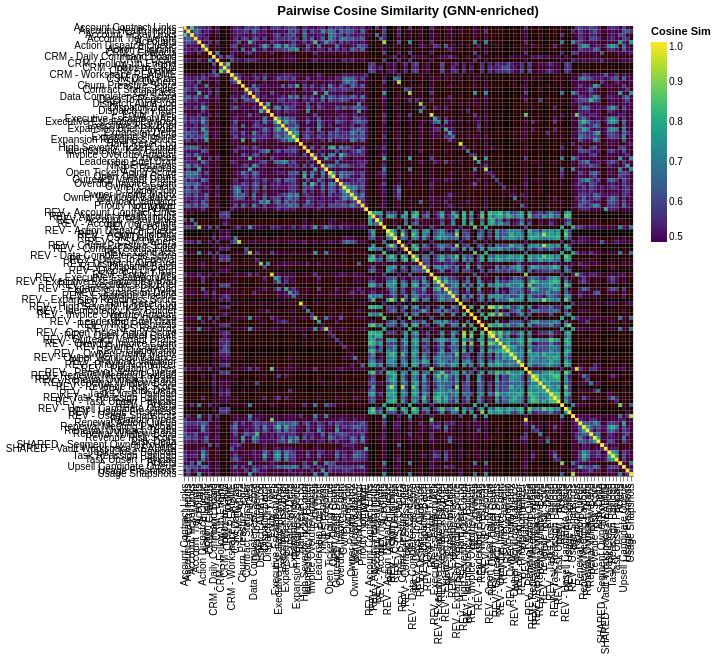

Write notebook code for a chart like this one.
### Code cell
// Pairwise similarity heatmap (GNN-enriched embeddings)
// Rebuild aligned arrays to avoid stale/reassigned globals across reruns.
const heatmapPairs = allNotes
  .filter((n) => Array.isArray(n.gnnEmbedding ?? n.embedding))
  .map((n) => ({
    name: n.name,
    emb: (n.gnnEmbedding ?? n.embedding!) as number[],
  }));

const heatmapData: Array<{noteA: string, noteB: string, similarity: number}> = [];
for (let i = 0; i < heatmapPairs.length; i++) {
  for (let j = 0; j < heatmapPairs.length; j++) {
    heatmapData.push({
      noteA: heatmapPairs[i].name,
      noteB: heatmapPairs[j].name,
      similarity: parseFloat(cosine(heatmapPairs[i].emb, heatmapPairs[j].emb).toFixed(4)),
    });
  }
}

const heatmapSpec = {
  "$schema": "https://vega.github.io/schema/vega-lite/v5.json",
  "title": "Pairwise Cosine Similarity (GNN-enriched)",
  "width": 450,
  "height": 450,
  "data": { "values": heatmapData },
  "mark": "rect",
  "encoding": {
    "x": { "field": "noteA", "type": "nominal", "title": null },
    "y": { "field": "noteB", "type": "nominal", "title": null },
    "color": {
      "field": "similarity", "type": "quantitative",
      "scale": { "scheme": "viridis", "domain": [0.5, 1.0] },
      "title": "Cosine Sim"
    },
    "tooltip": [{ "field": "noteA" }, { "field": "noteB" }, { "field": "similarity", "format": ".3f" }]
  }
};

await Deno.jupyter.display({ "application/vnd.vegalite.v5+json": heatmapSpec }, { raw: true });

### Figure 1 — Vega-Lite specification as saved in the notebook (floating-point values rounded to 4 significant figures; data arrays with more than 128 entries replaced by an {"elided": "..."} marker saying what was removed)
{"$schema": "https://vega.github.io/schema/vega-lite/v5.json", "data": {"values": {"elided": "15376 records"}}, "encoding": {"color": {"field": "similarity", "scale": {"domain": [0.5, 1], "scheme": "viridis"}, "title": "Cosine Sim", "type": "quantitative"}, "tooltip": [{"field": "noteA"}, {"field": "noteB"}, {"field": "similarity", "format": ".3f"}], "x": {"field": "noteA", "title": null, "type": "nominal"}, "y": {"field": "noteB", "title": null, "type": "nominal"}}, "height": 450, "mark": "rect", "title": "Pairwise Cosine Similarity (GNN-enriched)", "width": 450}
